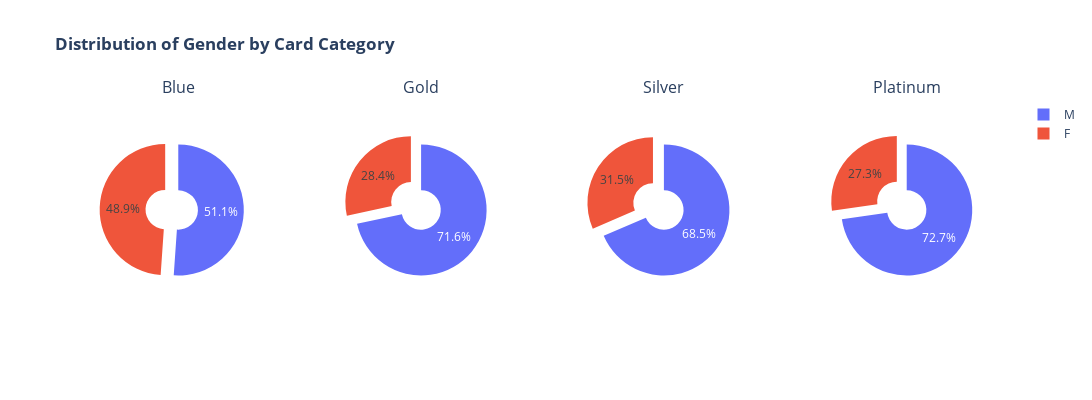

Notebook code for this chart:
### Code cell
# 3.2 Gender of holders of the four types of credit cards
fig = make_subplots(
    rows=1, cols=4,
    subplot_titles=['Blue', 'Gold', 'Silver', 'Platinum'],
    specs=[[{'type': 'pie'}, {'type': 'pie'}, {'type': 'pie'}, {'type': 'pie'}]],
    horizontal_spacing=0.05
)

card_categories = df['Card_Category'].unique()

for i, card_category in enumerate(card_categories):
 
    subset_data = df[df['Card_Category'] == card_category]
    
    fig.add_trace(
        go.Pie(
            labels=subset_data['Gender'].value_counts().index,
            values=subset_data['Gender'].value_counts().values,
            pull=[0,0.2,0.5],
            hole=0.3,
            name=card_category
        ),
        row=1, col=i+1
    )

fig.update_layout(
    height=400, width=1200,
    title_text="<b>Distribution of Gender by Card Category<b>",
)

fig.show()

### Figure 1 — Plotly figure (JSON) as saved in the notebook; plotly's stock layout.template omitted (floating-point values rounded to 4 significant figures)
{"data": [{"domain": {"x": [0, 0.2125], "y": [0, 1]}, "hole": 0.3, "labels": ["M", "F"], "name": "Blue", "pull": [0, 0.2, 0.5], "type": "pie", "values": [3372, 3226]}, {"domain": {"x": [0.2625, 0.475], "y": [0, 1]}, "hole": 0.3, "labels": ["M", "F"], "name": "Gold", "pull": [0, 0.2, 0.5], "type": "pie", "values": [58, 23]}, {"domain": {"x": [0.525, 0.7375], "y": [0, 1]}, "hole": 0.3, "labels": ["M", "F"], "name": "Silver", "pull": [0, 0.2, 0.5], "type": "pie", "values": [268, 123]}, {"domain": {"x": [0.7875, 1], "y": [0, 1]}, "hole": 0.3, "labels": ["M", "F"], "name": "Platinum", "pull": [0, 0.2, 0.5], "type": "pie", "values": [8, 3]}], "layout": {"annotations": [{"font": {"size": 16}, "showarrow": false, "text": "Blue", "x": 0.1062, "xanchor": "center", "xref": "paper", "y": 1, "yanchor": "bottom", "yref": "paper"}, {"font": {"size": 16}, "showarrow": false, "text": "Gold", "x": 0.3688, "xanchor": "center", "xref": "paper", "y": 1, "yanchor": "bottom", "yref": "paper"}, {"font": {"size": 16}, "showarrow": false, "text": "Silver", "x": 0.6313, "xanchor": "center", "xref": "paper", "y": 1, "yanchor": "bottom", "yref": "paper"}, {"font": {"size": 16}, "showarrow": false, "text": "Platinum", "x": 0.8938, "xanchor": "center", "xref": "paper", "y": 1, "yanchor": "bottom", "yref": "paper"}], "height": 400, "title": {"text": "<b>Distribution of Gender by Card Category<b>"}, "width": 1200}}
